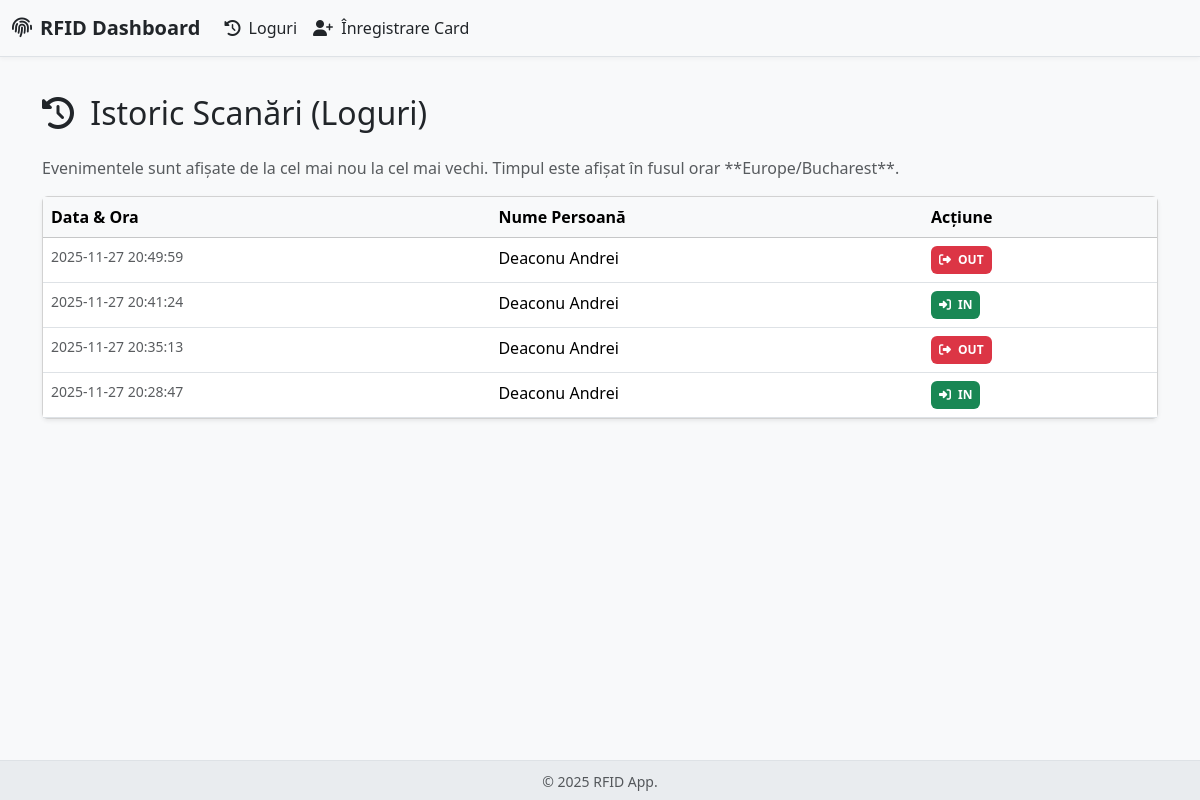
Page /logs on the earlier database version.
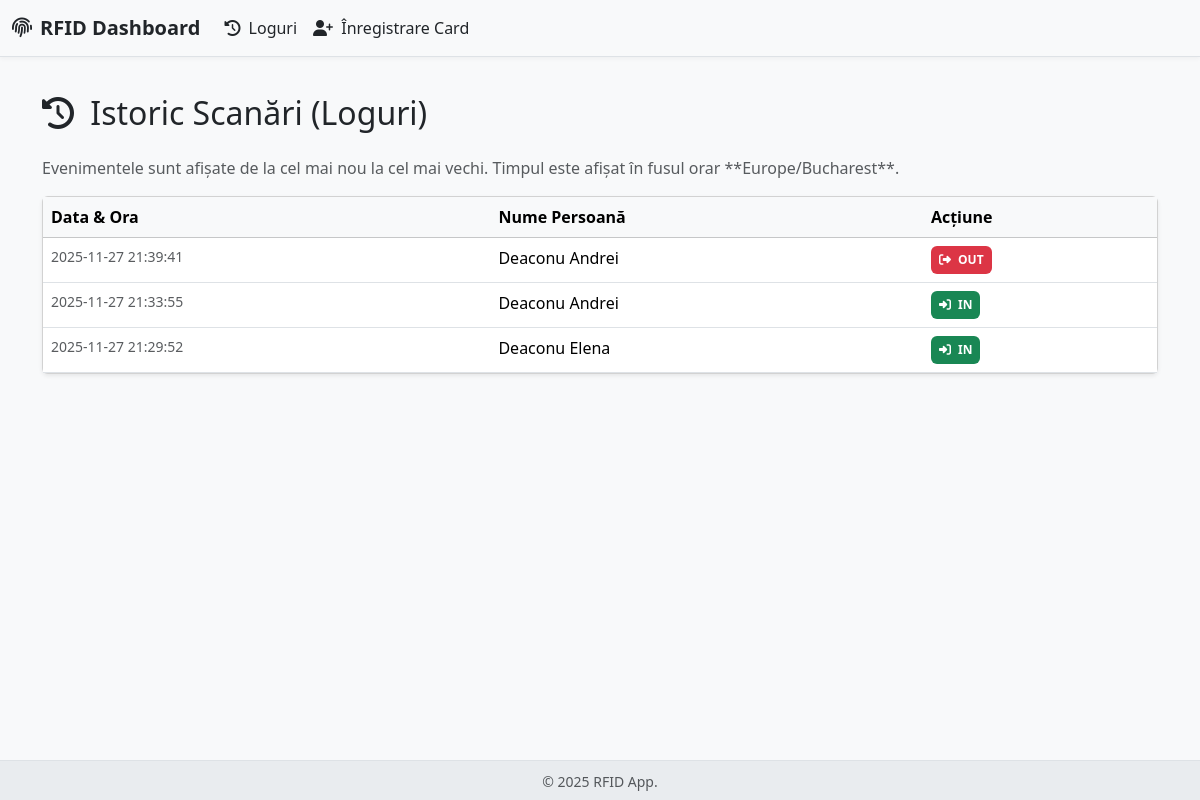
Same page on the later database version.
### app.py (models this page shows)
class Log(db.Model):
    __tablename__ = 'log'
    id = db.Column(db.Integer, primary_key=True)
    person_id = db.Column(db.Integer, db.ForeignKey('person.id'), nullable=False)
    timestamp = db.Column(db.DateTime, default=lambda: datetime.now(timezone.utc))
    action = db.Column(db.String(3), nullable=False)

class Person(db.Model):
    __tablename__ = 'person'
    id = db.Column(db.Integer, primary_key=True)
    uid_card = db.Column(db.String(50), unique=True, nullable=False)
    first_name = db.Column(db.String(100), nullable=False)
    last_name = db.Column(db.String(100), nullable=False)
    is_inside = db.Column(db.Boolean, default=False)
    last_action_time = db.Column(db.DateTime, default=lambda: datetime(1970, 1, 1, tzinfo=timezone.utc))
    logs = db.relationship('Log', backref='person', lazy=True)

### app.py (the view)
@app.route('/logs')
def view_logs():
    logs = Log.query.order_by(Log.timestamp.desc()).all()
    return render_template('logs.html', logs=logs)

### app.py (called while the page is built)
def localize_timestamp(timestamp):
    if timestamp.tzinfo is None:
        utc_dt = timestamp.replace(tzinfo=pytz.utc)
    else:
        utc_dt = timestamp.astimezone(pytz.utc)
    return utc_dt.astimezone(TARGET_TIMEZONE)

### templates/logs.html
{% extends "base.html" %}
{% block content %}
    <h2 class="mb-4"><i class="fas fa-history me-2"></i> Istoric Scanări (Loguri)</h2>
    <p class="text-muted">Evenimentele sunt afișate de la cel mai nou la cel mai vechi. Timpul este afișat în fusul orar **{{ TARGET_TIMEZONE_NAME }}**.</p>
    <div class="card shadow-sm">
        <div class="card-body p-0">
            <div class="table-responsive">
                <table class="table table-hover mb-0">
                    <thead class="table-light">
                        <tr>
                            <th>Data & Ora</th>
                            <th>Nume Persoană</th>
                            <th>Acțiune</th>
                        </tr>
                    </thead>
                    <tbody>
                        {% for log in logs %}
                        <tr>
                            <td class="text-muted small">{{ localize_timestamp(log.timestamp).strftime('%Y-%m-%d %H:%M:%S') }}</td>
                            <td class="fw-medium">{{ log.person.last_name }} {{ log.person.first_name }}</td>
                            <td>
                                {% if log.action == 'IN' %}
                                    <span class="badge bg-success p-2"><i class="fas fa-sign-in-alt me-1"></i> {{ log.action }}</span>
                                {% else %}
                                    <span class="badge bg-danger p-2"><i class="fas fa-sign-out-alt me-1"></i> {{ log.action }}</span>
                                {% endif %}
                            </td>
                        </tr>
                        {% endfor %}
                    </tbody>
                </table>
            </div>
        </div>
    </div>
{% endblock %}

### templates/base.html (shortened to what this page needs)
<!doctype html>
<html lang="ro">
<head>
    <link href="https://cdn.jsdelivr.net/npm/bootstrap@5.3.3/dist/css/bootstrap.min.css" rel="stylesheet">
    <link rel="stylesheet" href="https://cdnjs.cloudflare.com/ajax/libs/font-awesome/6.5.2/css/all.min.css">
</head>
<body>
    <nav class="navbar navbar-expand-md navbar-light fixed-top bg-light border-bottom">
      <div class="container-fluid">
        <a class="navbar-brand text-dark fw-bold" href="{{ url_for('home') }}"><i class="fas fa-fingerprint me-2"></i>RFID Dashboard</a>
        <div class="collapse navbar-collapse" id="navbarNav">
          <ul class="navbar-nav me-auto mb-2 mb-md-0">
            <li class="nav-item">
              <a class="nav-link text-dark" href="{{ url_for('view_logs') }}"><i class="fas fa-history me-1"></i> Loguri</a>
            </li>
            <li class="nav-item">
              <a class="nav-link text-dark" href="{{ url_for('register_person') }}"><i class="fas fa-user-plus me-1"></i> Înregistrare Card</a>
            </li>
          </ul>
        </div>
      </div>
    </nav>
    <main class="container py-4">
        {% block content %}{% endblock %}
    </main>
    <footer class="footer">
        <div class="container text-center">
            <span class="text-muted small">© 2025 RFID App.</span>
        </div>
    </footer>
</body>
</html>

### templates/base.html (style rules this page uses)
body { padding-top: 70px; background-color: #f8f9fa; }
.navbar { box-shadow: 0 2px 4px rgba(0,0,0,.04); }
.footer { position: fixed; bottom: 0; width: 100%; height: 40px; line-height: 40px; background-color: #e9ecef; border-top: 1px solid #dee2e6; }
.nav-link { transition: color 0.3s; }

Differences in the rows shown:
removed Log: timestamp "2025-11-27 20:49:59", person.last_name "Deaconu", person.first_name "Andrei", action "OUT"
changed Log: timestamp "2025-11-27 20:41:24" → "2025-11-27 21:39:41"; action "IN" → "OUT"
changed Log (number 2 of 3 on the later page): timestamp "2025-11-27 20:35:13" → "2025-11-27 21:33:55"; action "OUT" → "IN"
changed Log: timestamp "2025-11-27 20:28:47" → "2025-11-27 21:29:52"; person.first_name "Andrei" → "Elena"
